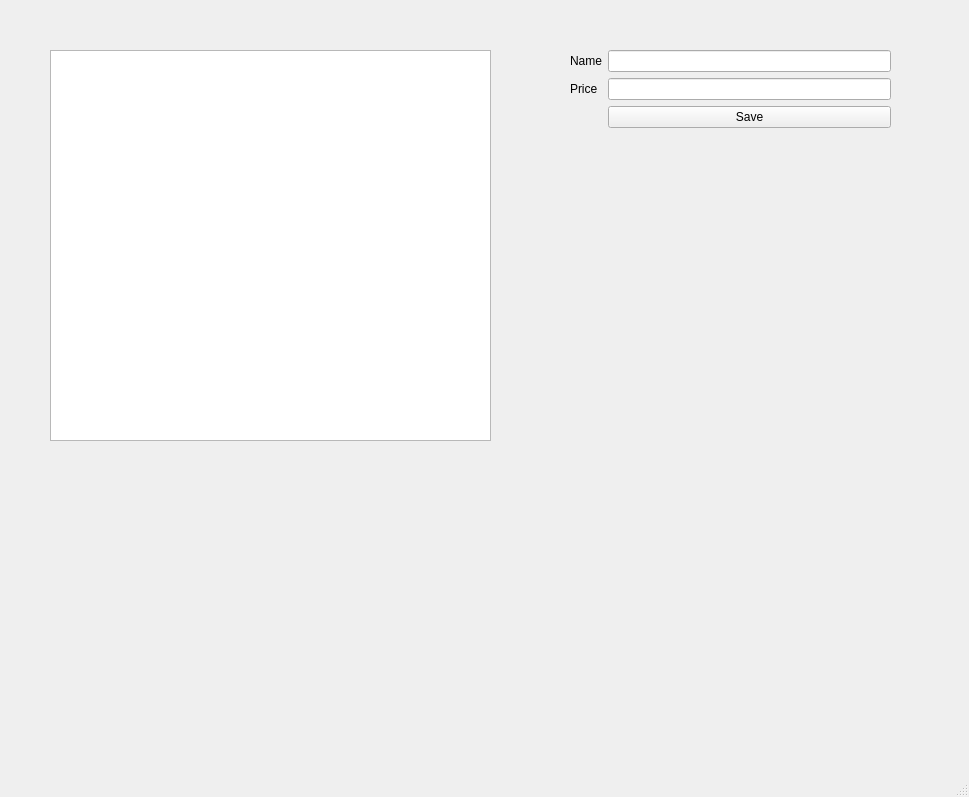
<?xml version="1.0" encoding="UTF-8"?>
<ui version="4.0">
 <class>MainWindow</class>
 <widget class="QMainWindow" name="MainWindow">
  <property name="geometry">
   <rect>
    <x>0</x>
    <y>0</y>
    <width>969</width>
    <height>797</height>
   </rect>
  </property>
  <property name="windowTitle">
   <string>MainWindow</string>
  </property>
  <widget class="QWidget" name="centralwidget">
   <widget class="QTableWidget" name="tableProducts">
    <property name="geometry">
     <rect>
      <x>50</x>
      <y>50</y>
      <width>441</width>
      <height>391</height>
     </rect>
    </property>
   </widget>
   <widget class="QWidget" name="">
    <property name="geometry">
     <rect>
      <x>570</x>
      <y>50</y>
      <width>321</width>
      <height>151</height>
     </rect>
    </property>
    <layout class="QFormLayout" name="formLayout">
     <item row="0" column="0">
      <widget class="QLabel" name="label">
       <property name="text">
        <string>Name</string>
       </property>
      </widget>
     </item>
     <item row="0" column="1">
      <widget class="QLineEdit" name="txtName"/>
     </item>
     <item row="1" column="0">
      <widget class="QLabel" name="label_2">
       <property name="text">
        <string>Price</string>
       </property>
      </widget>
     </item>
     <item row="1" column="1">
      <widget class="QLineEdit" name="txtPrice"/>
     </item>
     <item row="3" column="1">
      <spacer name="verticalSpacer">
       <property name="orientation">
        <enum>Qt::Vertical</enum>
       </property>
       <property name="sizeHint" stdset="0">
        <size>
         <width>20</width>
         <height>40</height>
        </size>
       </property>
      </spacer>
     </item>
     <item row="2" column="1">
      <widget class="QPushButton" name="btnSave">
       <property name="text">
        <string>Save</string>
       </property>
      </widget>
     </item>
    </layout>
   </widget>
  </widget>
  <widget class="QMenuBar" name="menubar">
   <property name="geometry">
    <rect>
     <x>0</x>
     <y>0</y>
     <width>969</width>
     <height>26</height>
    </rect>
   </property>
  </widget>
  <widget class="QStatusBar" name="statusbar"/>
 </widget>
 <resources/>
 <connections/>
</ui>
